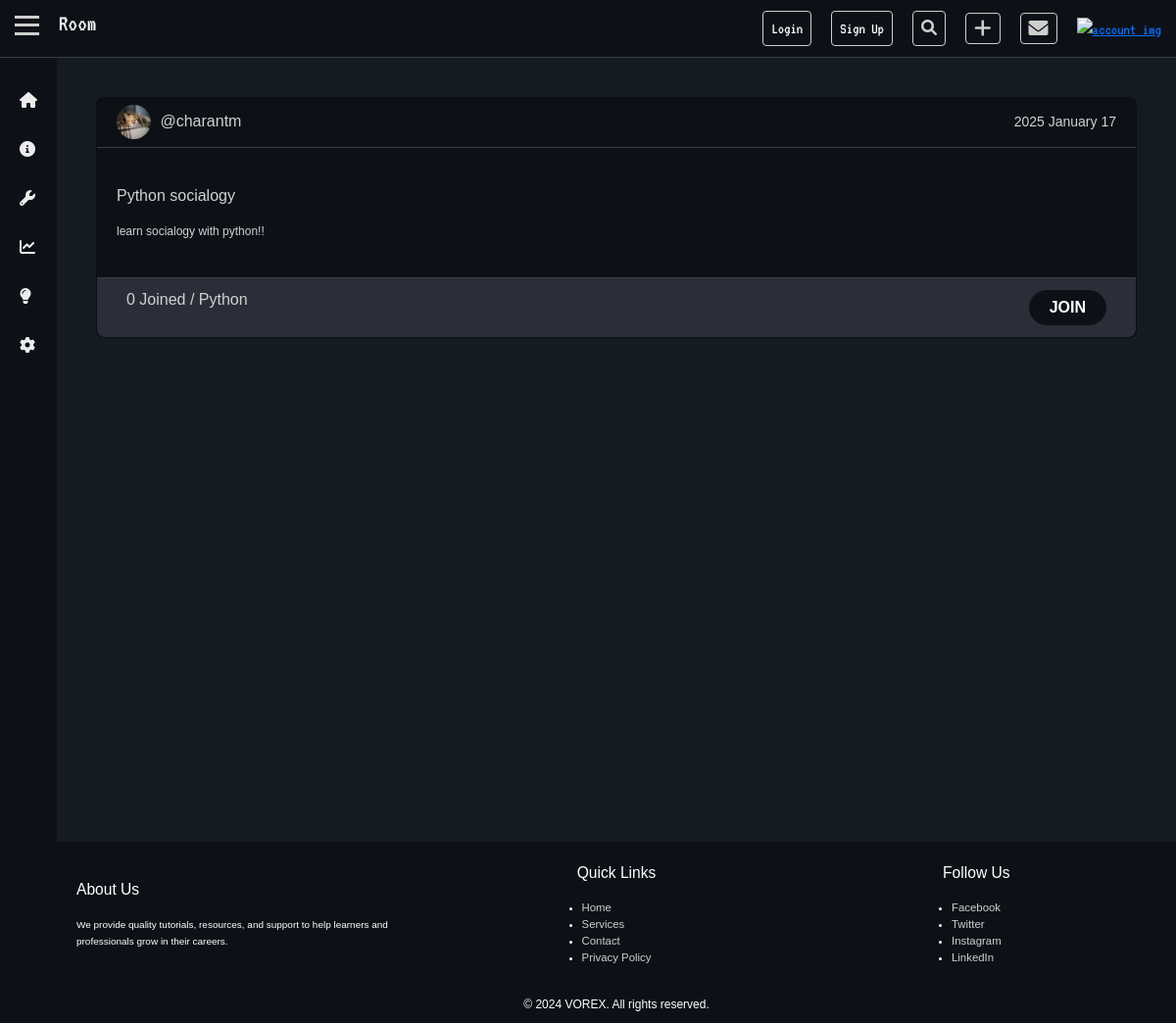
The page /Python/ on the database its author committed.
### base/models.py (models this page shows, shortened)
class Room(models.Model):
    created_by = models.ForeignKey(User, on_delete=models.CASCADE,related_name="rooms",null=True)
    name = models.CharField(max_length=50)
    tags = models.ManyToManyField(Tag, related_name="rooms")
    description = models.TextField(blank=True, null=True)
    created_at = models.DateTimeField(auto_now_add=True)
    updated_at = models.DateTimeField(auto_now=True)
    is_private = models.BooleanField(default=False)
    members_count = models.ManyToManyField(User, related_name="member_count")
    def member_count(self):
        return self.members_count.count()

class Tag(models.Model):
    name = models.CharField(max_length=500, unique=True)

### base/views.py (the view)
# urls.py: path('<str:tag_name>/',views.tag, name='Tag'),
def tag(request, tag_name):
    tag = get_object_or_404(Tag, name=tag_name)
    room = Room.objects.filter(tags=tag)
    context = {'tag': tag,'rooms': room}
    return render(request, 'base/tags.html', context)

### base/templates/base/tags.html (shortened to what this page needs)
{% extends 'base.html' %} {% load static %}  {% block nav %}
<h4>Room</h4>
{% endblock %} {% block link %}
<link rel="stylesheet" href="{% static 'css/tags.css' %}" />
{% endblock %} {% block content %}
<div class="tag-rooms">
  <div class="row g-5">
    {% for room in rooms %}
    <div class="col-md-6 col-lg-12 col-md-12">
      <div class="card">
        <div class="card-top">
          <div class="card-top-left">
            <img
              src="{% static 'assets/2019_07_29_77135_1564383613._large.jpg' %}"
              alt=""
            />
            <a href="#">@{{room.created_by.username}}</a>
          </div>
          <small>{{room.created_at|date:"Y F j"}}</small>
        </div>
        <div class="card-mid">
          <a href="{% url 'Rooms' room.pk %}">{{room.name}}</a>
          <small>{{room.description}}</small>
        </div>
        <div class="card-bottom">
          <p>
            {{room.member_count}} Joined / {% for tag in room.tags.all %}
            <a href="{% url 'Tag' tag.name %}">{{ tag.name }}</a>
            {% endfor %}
          </p>
          <button><b>JOIN</b></button>
        </div>
      </div>
    </div>
    {% endfor %}
  </div>
</div>
{% endblock %}

### static/css/style.css (style rules this page uses)
:root { --bodydark: #151b23; --navdark: #0d1117; --white: #fff; --black: black; --bodylight: #ececec; --text: #cecece; --desktop: 1200px; --laptop: 992px; --tablet: 768px; --mobile: 576px; --border: #4e4e4eb9; }
body { min-height: 100vh; font-family: "VT323", monospace; font-weight: 400; font-style: normal; background: var(--bodydark); color: var(--white); width: 100%; display: grid; grid-template-rows: 58.6px 1fr auto; grid-template-columns: 58px 1fr; grid-template-areas: "nav nav" "sidebar main " "sidebar footer "; }

### base/static/css/tags.css (style rules this page uses)
:root { --white: #fff; --roomborder: #ececec; --roomtext: #d1d1d1; --roomdark: #0d1117; --roomlight: #151b23; --borderbottom: #4e4e4eb9; }
.tag-rooms { min-height: 100vh; padding: 40px; font-family: sans-serif; }
.tag-rooms .card { background-color: var(--roomdark); color: var(--roomtext); height: 100%; border-radius: 8px; }
.tag-rooms .card-top { display: flex; flex-direction: row; align-items: center; justify-content: space-between; padding: 25px 20px 25px 20px; height: 20%; border-bottom: 0.1px solid var(--borderbottom); }
.tag-rooms .card-top img { height: 35px; width: 35px; border-radius: 20px; }
.tag-rooms .card-top a { margin-left: 5px; text-decoration: none; color: var(--roomtext); transition: 0.4s ease; }
.tag-rooms .card-mid { display: flex; flex-direction: column; align-items: start; justify-content: center; height: 80%; border-bottom: 1px solid var(--borderbottom); }
.tag-rooms .card-mid a { margin: 0 0 0 20px; text-decoration: none; color: var(--roomtext); }
.tag-rooms .card-mid small { margin: 15px 0 0 20px; font-size: 12px; }
.tag-rooms .card-bottom { display: flex; flex-direction: row; align-items: center; justify-content: space-between; text-align: center; padding: 30px; height: 20%; background-color: #2a2e38; border-bottom-left-radius: 8px; border-bottom-right-radius: 8px; }
.tag-rooms .card-bottom a { text-decoration: none; color: var(--roomtext); }
.tag-rooms .card button { padding: 5px 20px; background-color: var(--roomdark); border: 1px solid var(--roomdark); color: var(--white); border-radius: 20px; transition: 0.6s ease; }

### rows shown on the page
Room: created_by.username "charantm", created_at "2025 January 17", name "Python socialogy", description "learn socialogy with python!!", member_count "0"
Tag: name "Python"
